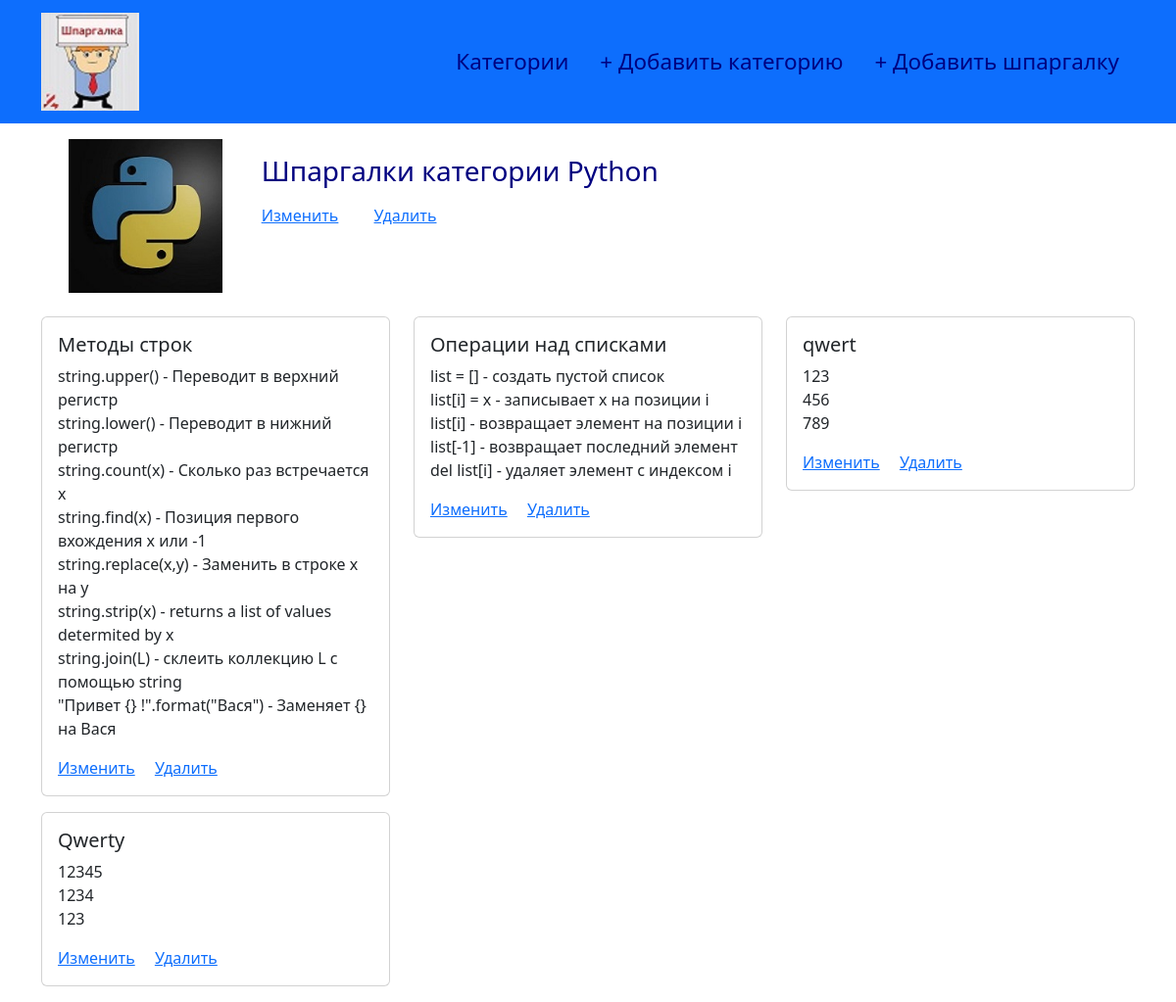
/cat/1, run on an earlier commit of the app's database.
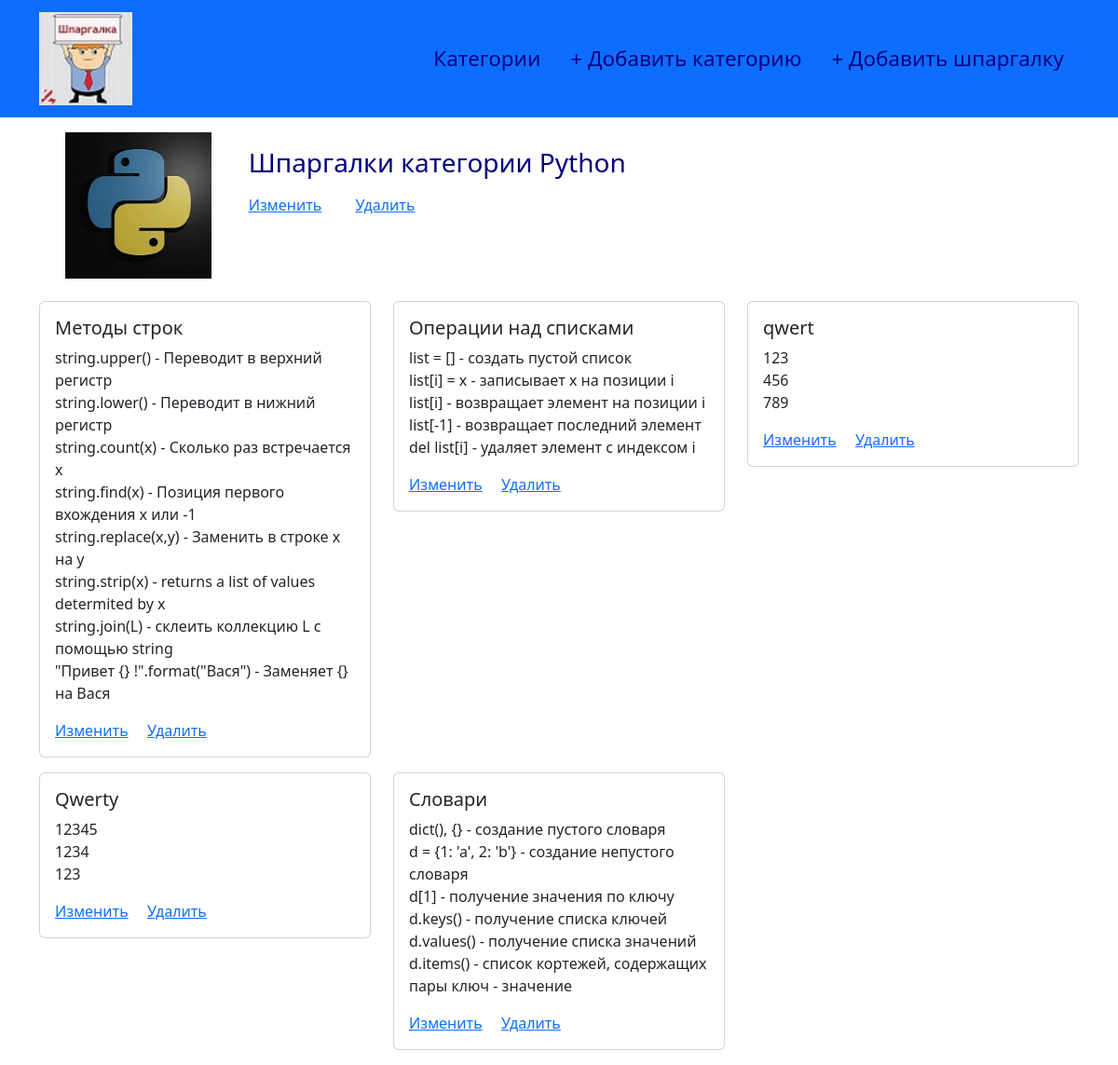
And on a later commit of the database.
### models.py (models this page shows, shortened)
class Category(db.Model):
    id = db.Column(db.Integer, primary_key=True)
    name = db.Column(db.String(50), unique=True)
    created_at = db.Column(db.DateTime, server_default=db.func.now())
    updated_at = db.Column(db.DateTime, server_default=db.func.now(), server_onupdate=db.func.now())
    is_published = db.Column(db.Boolean, default=True)
    logo = db.Column(db.String(200), default="default_picture.png")
    sheets = db.relationship('Sheet', backref='category', lazy='dynamic')

class Sheet(db.Model):
    id = db.Column(db.Integer, primary_key=True)
    title = db.Column(db.String(255))
    text = db.Column(db.Text)
    category_id = db.Column(db.Integer, db.ForeignKey('category.id', ondelete='CASCADE'))
    created_at = db.Column(db.DateTime, server_default=db.func.now())
    updated_at = db.Column(db.DateTime, server_default=db.func.now(), server_onupdate=db.func.now())
    is_published = db.Column(db.Boolean, default=True)

### routes.py (the view)
@app.route('/cat/<int:cat_id>')
def cat_sheets(cat_id):
    sheets = Sheet.query.filter(Sheet.category_id == cat_id).all()
    category = Category.query.get(cat_id)
    return render_template('sheets.html', object_list=sheets, category=category, title=category.name)

### templates/sheets.html (shortened to what this page needs)
{% include "base.html" %}
{% block content %}
    <div class="container">
        <div class="row m-3">
            <div class="col-2">
                <img src="/static/logo/{{ category.logo }}" class="card-img-top" alt="Card image cap">
            </div>
            <div class="col-10">
                <h3 class="m-3">Шпаргалки категории {{ category.name }}</h3>
                <a href="{{ url_for('edit_cat', cat_id=category.id) }}" class="card-link m-3">Изменить</a>
                <a href="#staticBackdrop1" class="card-link m-3" data-bs-toggle="modal">Удалить</a>
            </div>
        </div>
        <div class="row mt-4">
            {% for item in object_list %}
                <div class="col-4 mb-3">
                    <div class="card">
                        <div class="card-body">
                          <h5 class="card-title">{{ item.title }}</h5>
                          <p class="card-text" style="white-space: pre-wrap">{{ item.text }}</p>
                          <a href="{{ url_for('edit_sheet', sheet_id=item.id) }}" class="card-link">Изменить</a>
                          <a href="#staticBackdrop" class="card-link" data-bs-toggle="modal">Удалить</a>
                        </div>
                    </div>
                </div>
            {% endfor %}
        </div>
    </div>
{% endblock content%}

### templates/base.html (shortened to what this page needs)
<!doctype html>
<html lang="en">
  <head>
      <link type="text/css" href="/static/css/bootstrap.min.css" rel="stylesheet">
      <link rel="stylesheet" href="/static/css/my_style.css">
  </head>
  <body>
    <nav class="navbar bg-primary">
        <div class="container">
            <a class="navbar-brand" href="{{ url_for('index') }}">
                <img src="/static/img/sheets_logo.jpg" alt="Cheat-sheets" width="100" height="100">
            </a>
          <ul class="nav">
              <li class="nav-item">
                  <a class="nav-link" href="{{ url_for('index') }}">Категории</a>
              </li>
              <li class="nav-item">
                  <a class="nav-link" href="{{ url_for('add_cat') }}">+ Добавить категорию</a>
              </li>
              <li class="nav-item">
                  <a class="nav-link" href="{{ url_for('add_sheet') }}">+ Добавить шпаргалку</a>
              </li>
          </ul>
        </div>
    </nav>
  </body>
</html>

### static/css/my_style.css (style rules this page uses)
.navbar { font-size: 1.4rem; }
.nav-link { color: #000080; }
h3 { color: #000080; }

What changed in the data, as far as the page shows it:
added Sheet: title "Словари", text "dict(), {} - создание пустого словаря d = {1: 'a', 2: 'b'} - создание непустого словаря d[1] - получение значения по ключу d.keys() - получение списка ключей d.values() - получение списка значений d.items() - список кортежей, содержащих пары ключ - значение"
